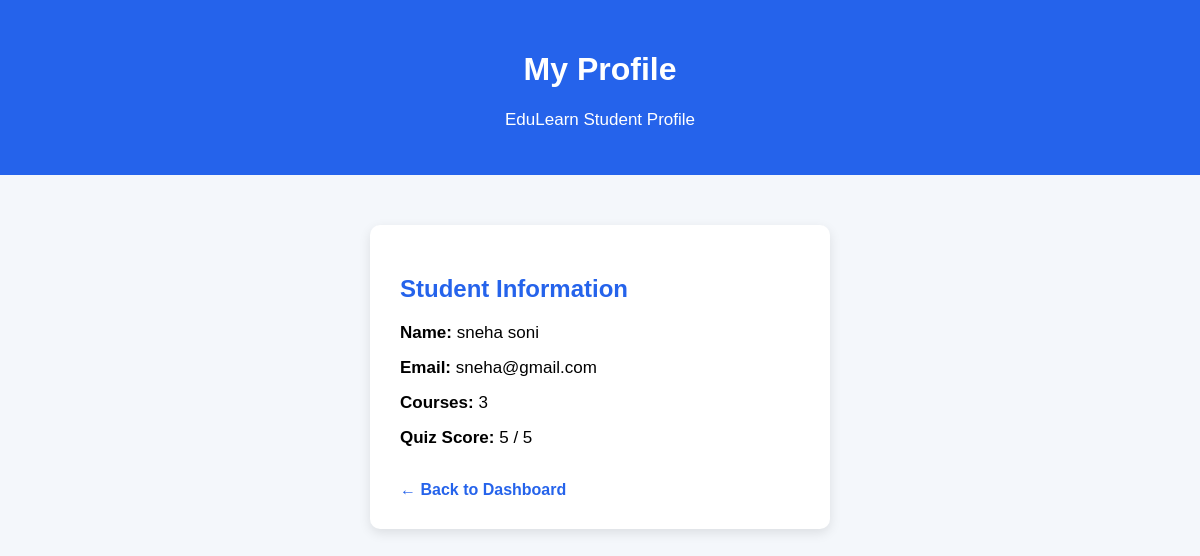
Page /profile (signed in) on the committed database.
### tables this page shows
CREATE TABLE students (
            id INTEGER PRIMARY KEY AUTOINCREMENT,
            name TEXT NOT NULL,
            email TEXT NOT NULL,
            password TEXT NOT NULL
        , quiz_score INTEGER DEFAULT 0, python_progress INTEGER DEFAULT 0, web_progress INTEGER DEFAULT 0, data_progress INTEGER DEFAULT 0);

### app.py (the view)
@app.route("/profile")
def profile():
    if "student_id" not in session:
        return redirect("/login")
    conn = get_db()
    student = conn.execute(
        "SELECT * FROM students WHERE id = ?",
        (session["student_id"],)
    ).fetchone()
    conn.close()
    return render_template("profile.html", student=student)

### app.py (called while the page is built)
def get_db():
    conn = sqlite3.connect("edulearn.db")
    conn.row_factory = sqlite3.Row
    return conn

### templates/profile.html (shortened to what this page needs)
<!DOCTYPE html>
<html>
<head>
</head>
<body>
<header>
    <h1>My Profile</h1>
    <p>EduLearn Student Profile</p>
</header>
<div class="profile-box">
    <h2>Student Information</h2>
    <p><b>Name:</b> {{ student["name"] }}</p>
    <p><b>Email:</b> {{ student["email"] }}</p>
    <p><b>Courses:</b> 3</p>
    <p><b>Quiz Score:</b> {{ student["quiz_score"] }} / 5</p>
    <br>
    <a href="/dashboard">← Back to Dashboard</a>
</div>
</body>
</html>

### templates/profile.html (style rules this page uses)
body { font-family: Arial, sans-serif; background-color: #f4f7fb; margin: 0; }
header { background-color: #2563eb; color: white; text-align: center; padding: 30px; }
.profile-box { background-color: white; width: 400px; margin: 50px auto; padding: 30px; border-radius: 10px; box-shadow: 0 4px 12px rgba(0,0,0,0.1); }
h2 { color: #2563eb; }
p { font-size: 17px; margin: 15px 0; }
a { color: #2563eb; text-decoration: none; font-weight: bold; }

### rows in the picture
students: name "sneha soni", email "sneha@gmail.com", quiz_score "5"
